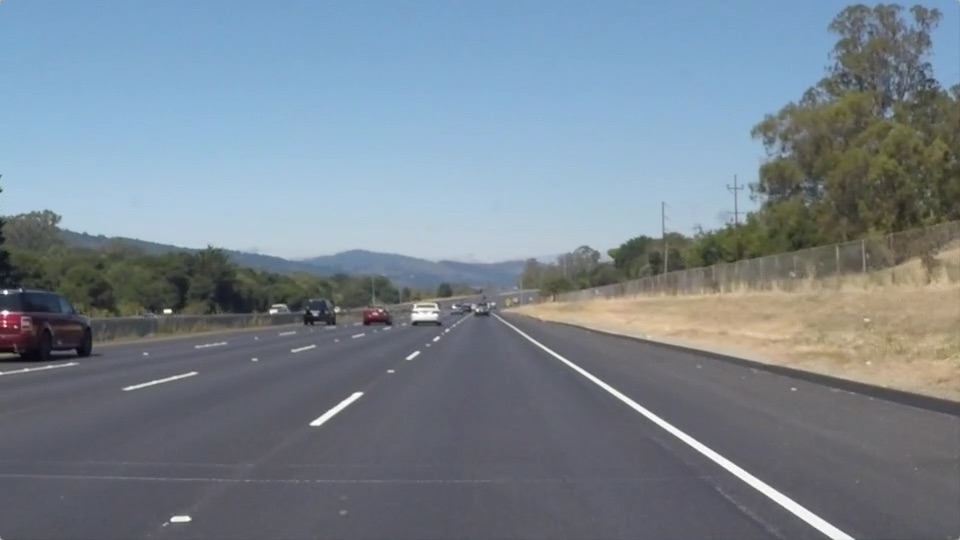
#> input picture test_images/solidWhiteRight.jpg, 960 x 540 px
$ jupyter execute --allow-errors P1.ipynb   (shell and % lines are left out)
#> lines starting #> are read from the running program, lines starting #| are printed output that depends on the picture; after the words box and inside, x2 and y2 are one past the last pixel; in counts of white or black regions, pixels touching at a corner belong together
# Self-Driving Car Engineer Nanodegree

## Project: **Finding Lane Lines on the Road**
***
In this project, you will use the tools you learned about in the lesson to identify lane lines on the road.  You can develop your pipeline on a series of individual images, and later apply the result to a video stream (really just a series of images). Check out the video clip "raw-lines-example.mp4" (also contained in this repository) to see what the output should look like after using the helper functions below.

Once you have a result that looks roughly like "raw-lines-example.mp4", you'll need to get creative and try to average and/or extrapolate the line segments you've detected to map out the full extent of the lane lines.  You can see an example of the result you're going for in the video "P1_example.mp4".  Ultimately, you would like to draw just one line for the left side of the lane, and one for the right.

In addition to implementing code, there is a brief writeup to complete. The writeup should be completed in a separate file, which can be either a markdown file or a pdf document. There is a [write up template](https://github.com/udacity/CarND-LaneLines-P1/blob/master/writeup_template.md) that can be used to guide the writing process. Completing both the code in the Ipython notebook and the writeup template will cover all of the [rubric points](https://review.udacity.com/#!/rubrics/322/view) for this project.

---
Let's have a look at our first image called 'test_images/solidWhiteRight.jpg'.  Run the 2 cells below (hit Shift-Enter or the "play" button above) to display the image.

**Note: If, at any point, you encounter frozen display windows or other confounding issues, you can always start again with a clean slate by going to the "Kernel" menu above and selecting "Restart & Clear Output".**

---

**The tools you have are color selection, region of interest selection, grayscaling, Gaussian smoothing, Canny Edge Detection and Hough Tranform line detection.  You  are also free to explore and try other techniques that were not presented in the lesson.  Your goal is piece together a pipeline to detect the line segments in the image, then average/extrapolate them and draw them onto the image for display (as below).  Once you have a working pipeline, try it out on the video stream below.**

---

<figure>

 <figcaption>
 <p></p>
 <p style="text-align: center;"> Your output should look something like this (above) after detecting line segments using the helper functions below </p>
 </figcaption>
</figure>
 <p></p>
<figure>

 <figcaption>
 <p></p>
 <p style="text-align: center;"> Your goal is to connect/average/extrapolate line segments to get output like this</p>
 </figcaption>
</figure>

**Run the cell below to import some packages.  If you get an `import error` for a package you've already installed, try changing your kernel (select the Kernel menu above --> Change Kernel).  Still have problems?  Try relaunching Jupyter Notebook from the terminal prompt.  Also, consult the forums for more troubleshooting tips.**

## Import Packages

[cell 1]
#importing some useful packages
import matplotlib.pyplot as plt
import matplotlib.image as mpimg
import numpy as np
import cv2

## Read in an Image

[cell 2]
#reading in an image
image = mpimg.imread('test_images/solidWhiteRight.jpg')
#> image is the input picture: shape (540, 960, 3); mean R, G, B 120.3, 132.6, 143.7

#printing out some stats and plotting
print('This image is:', type(image), 'with dimensions:', image.shape)
#| This image is: <class 'numpy.ndarray'> with dimensions: (540, 960, 3)
plt.imshow(image)  # if you wanted to show a single color channel image called 'gray', for example, call as plt.imshow(gray, cmap='gray')

## Ideas for Lane Detection Pipeline

**Some OpenCV functions (beyond those introduced in the lesson) that might be useful for this project are:**

`cv2.inRange()` for color selection
`cv2.fillPoly()` for regions selection
`cv2.line()` to draw lines on an image given endpoints
`cv2.addWeighted()` to coadd / overlay two images
`cv2.cvtColor()` to grayscale or change color
`cv2.imwrite()` to output images to file
`cv2.bitwise_and()` to apply a mask to an image

**Check out the OpenCV documentation to learn about these and discover even more awesome functionality!**

## Helper Functions

Below are some helper functions to help get you started. They should look familiar from the lesson!

[cell 3]
import math

def grayscale(img):
    """Applies the Grayscale transform
    This will return an image with only one color channel
    but NOTE: to see the returned image as grayscale
    (assuming your grayscaled image is called 'gray')
    you should call plt.imshow(gray, cmap='gray')"""
    return cv2.cvtColor(img, cv2.COLOR_RGB2GRAY)
    # Or use BGR2GRAY if you read an image with cv2.imread()
    # return cv2.cvtColor(img, cv2.COLOR_BGR2GRAY)

def canny(img, low_threshold, high_threshold):
    """Applies the Canny transform"""
    return cv2.Canny(img, low_threshold, high_threshold)

def gaussian_blur(img, kernel_size):
    """Applies a Gaussian Noise kernel"""
    return cv2.GaussianBlur(img, (kernel_size, kernel_size), 0)

def region_of_interest(img, vertices):
    """
    Applies an image mask.

    Only keeps the region of the image defined by the polygon
    formed from `vertices`. The rest of the image is set to black.
    `vertices` should be a numpy array of integer points.
    """
    #defining a blank mask to start with
    mask = np.zeros_like(img)

    #defining a 3 channel or 1 channel color to fill the mask with depending on the input image
    if len(img.shape) > 2:
        channel_count = img.shape[2]  # i.e. 3 or 4 depending on your image
        ignore_mask_color = (255,) * channel_count
    else:
        ignore_mask_color = 255

    #filling pixels inside the polygon defined by "vertices" with the fill color
    cv2.fillPoly(mask, vertices, ignore_mask_color)

    #returning the image only where mask pixels are nonzero
    masked_image = cv2.bitwise_and(img, mask)
    return masked_image


def draw_lines(img, lines, color=[255, 0, 0], thickness=8):
    """
    NOTE: this is the function you might want to use as a starting point once you want to
    average/extrapolate the line segments you detect to map out the full
    extent of the lane (going from the result shown in raw-lines-example.mp4
    to that shown in P1_example.mp4).

    Think about things like separating line segments by their
    slope ((y2-y1)/(x2-x1)) to decide which segments are part of the left
    line vs. the right line.  Then, you can average the position of each of
    the lines and extrapolate to the top and bottom of the lane.

    This function draws `lines` with `color` and `thickness`.
    Lines are drawn on the image inplace (mutates the image).
    If you want to make the lines semi-transparent, think about combining
    this function with the weighted_img() function below
    """
    right_slope = []
    left_slope = []
    right_center = []
    left_center = []

    for line in lines:
        for x1,y1,x2,y2 in line:
            """
            Calculate a slope and a center of the line.
            """
            slope = (y2-y1)/(x2-x1)
            center = [(x1+x2)/2, (y1+y2)/2]

            """
            Decide where to add the slope and center.
            If the slope is positive, add them to the right slope and center.
            If the slope is negative, add them to the left slope and center.
            """
            if (slope > 0):
                right_slope.append(slope)
                right_center.append(center)
            else:
                left_slope.append(slope)
                left_center.append(center)

    """
    Calculate the average of slopes for right lines and left lines
    """
    right_average_slope = np.sum(right_slope)/len(right_slope)
    left_average_slope = np.sum(left_slope)/len(left_slope)

    #print("right_average_slope = ", right_average_slope)
    #print("left_average_slope = ", left_average_slope)

    """
    Calculate the average center for right lines and left lines
    """
    right_average_center = np.divide(np.sum(right_center,axis=0), len(right_center))
    left_average_center = np.divide(np.sum(left_center,axis=0), len(left_center))

    #print("right_average_center = ", right_average_center)
    #print("left_average_center = ", left_average_center)

    imshape = img.shape
    height = imshape[0]
    height_of_interest = int(round(imshape[0]*.58))

    """
    Calculate (x1,y1) and (x2, y2) for the left lane
    """
    l_y1 = height
    l_m = left_average_slope
    l_x = left_average_center[0]
    l_y = left_average_center[1]
    l_x1 = int(round(l_x - ((l_y - l_y1) / l_m)))

    l_y2 = height_of_interest
    l_x2 = int(round(l_x + ((l_y2 - l_y) / l_m)))

    cv2.line(img, (l_x1, l_y1), (l_x2, l_y2), color, thickness)

    """
    Calculate (x1,y1) and (x2, y2) for the right lane
    """
    r_y1 = height
    r_m = right_average_slope
    r_x = right_average_center[0]
    r_y = right_average_center[1]
    r_x1 = int(round(r_x + ((r_y1 - r_y) / r_m)))

    r_y2 = height_of_interest
    r_x2 = int(round(r_x - ((r_y - r_y2) / r_m)))

    cv2.line(img, (r_x1, r_y1), (r_x2, r_y2), color, thickness)

def hough_lines(img, rho, theta, threshold, min_line_len, max_line_gap):
    """
    `img` should be the output of a Canny transform.

    Returns an image with hough lines drawn.
    """
    lines = cv2.HoughLinesP(img, rho, theta, threshold, np.array([]), minLineLength=min_line_len, maxLineGap=max_line_gap)
    line_img = np.zeros((img.shape[0], img.shape[1], 3), dtype=np.uint8)
    draw_lines(line_img, lines)
    return line_img

# Python 3 has support for cool math symbols.

def weighted_img(img, initial_img, α=0.8, β=1., γ=0.):
    """
    `img` is the output of the hough_lines(), An image with lines drawn on it.
    Should be a blank image (all black) with lines drawn on it.

    `initial_img` should be the image before any processing.

    The result image is computed as follows:

    initial_img * α + img * β + γ
    NOTE: initial_img and img must be the same shape!
    """
    return cv2.addWeighted(initial_img, α, img, β, γ)

## Test Images

Build your pipeline to work on the images in the directory "test_images"
**You should make sure your pipeline works well on these images before you try the videos.**

[cell 4]
import os
os.listdir("test_images/")

## Build a Lane Finding Pipeline

Build the pipeline and run your solution on all test_images. Make copies into the `test_images_output` directory, and you can use the images in your writeup report.

Try tuning the various parameters, especially the low and high Canny thresholds as well as the Hough lines parameters.

[cell 5]
# TODO: Build your pipeline that will draw lane lines on the test_images
# then save them to the test_images_output directory.
import os
files = os.listdir("test_images/")

for file in files:
    if file[0:6] != "output":
        img = mpimg.imread("test_images/"+file)
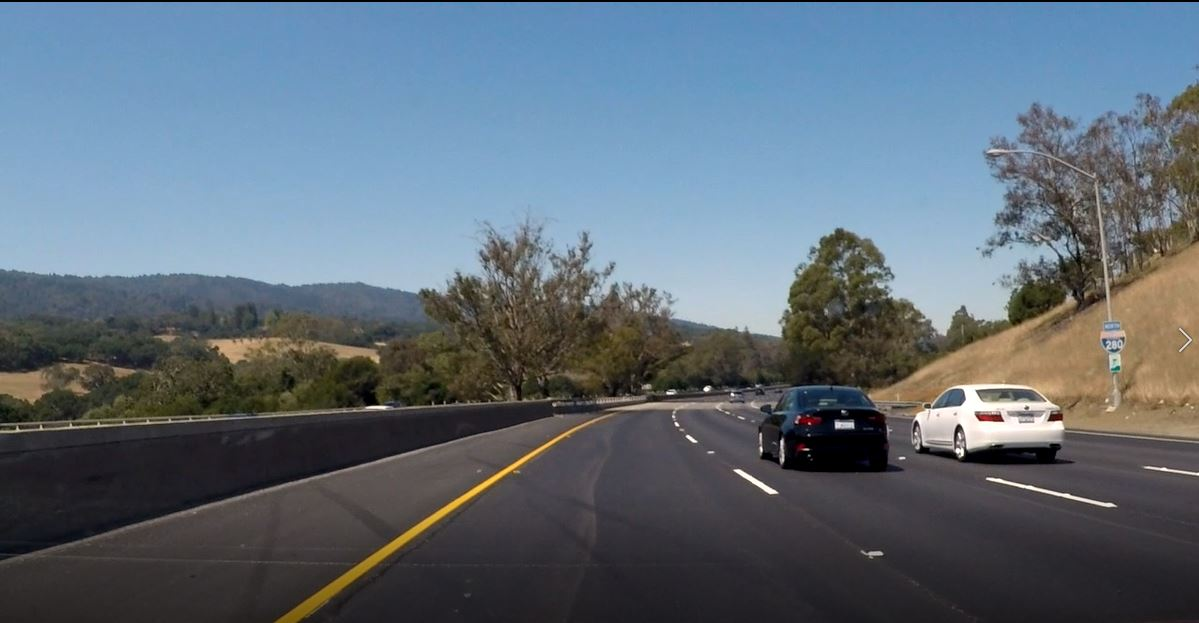
#> input picture test_images/ch.jpg, 1199 x 623 px
#> img is the input picture: shape (623, 1199, 3); mean R, G, B 95.7, 108.6, 120.2
        gray = grayscale(img)
        gray = gaussian_blur(gray,3)
        edges = canny(gray, 50, 150)

        imshape = img.shape
        verticles = np.array([[(.51*imshape[1], imshape[0]*.58), (.49*imshape[1],imshape[0]*.58), (0, imshape[0]), (imshape[1], imshape[0])]], dtype=np.int32)
        target = region_of_interest(edges,verticles)
#> in region_of_interest, `masked_image = cv2.bitwise_and(img, mask)`:
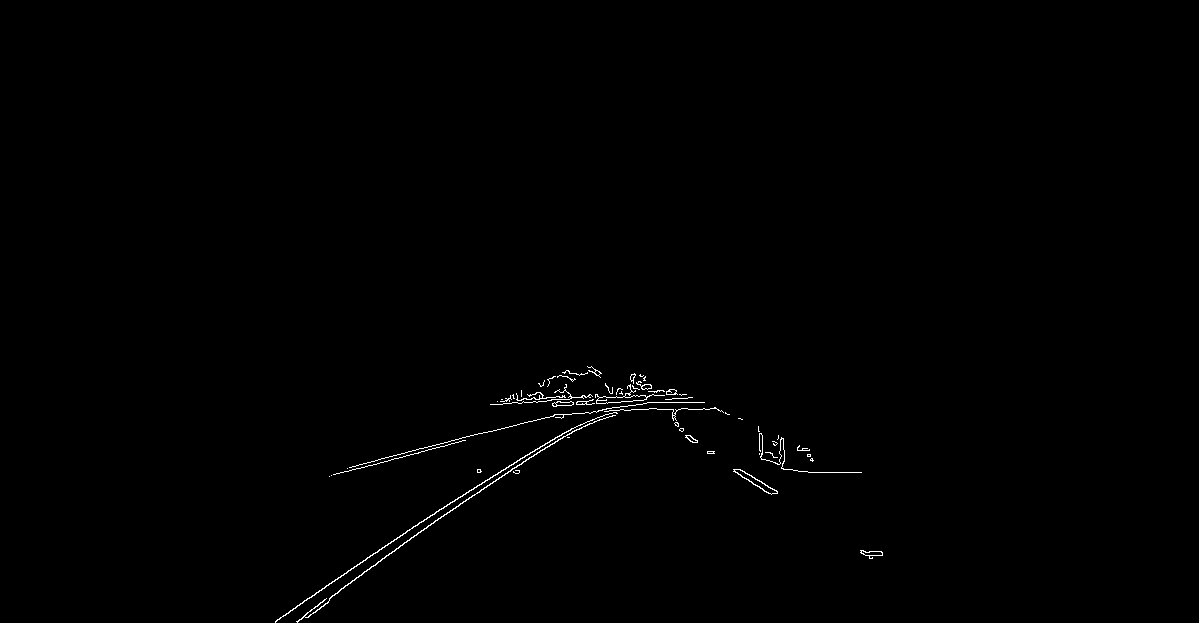
#> masked_image: shape (623, 1199); 0.44% white in thin lines or dots, all inside (x1, y1, x2, y2) = (275, 366, 883, 623)

        rho = 1
        theta = np.pi/180
        threshold = 35
        min_line_len = 5
        max_line_gap = 2

        lines = hough_lines(target, rho, theta, threshold, min_line_len, max_line_gap)
#> in hough_lines, `lines = cv2.HoughLinesP(img, rho, theta, threshold, np.array([]), minL..`: lines = 78 rows, first 6: [498, 479, 542, 449], [276, 620, 458, 497], [465, 501, 519, 464], [481, 433, 554, 415], [505, 469, 525, 455], [539, 448, 557, 436]
#> the loop in draw_lines, `for line in lines:` made 78 passes
#> after the loop in draw_lines, `for line in lines:`: left_center = 61 pairs, first value 309.5 to 834.5, second value 388 to 611; left_slope = 61 values, max 0 at index 10, min -0.741 at index 16, mean -0.277; right_center = [[755, 478.5], [663, 409], [744.5, 477.5], [689, 439.5], [580, 403.5], [768, 486], [756, 485], [595.5, 373.5], [679, 427.5], [624.5, 409.5], [534.5, 398.5], [562.5, 401.5], [805.5, 449.5], [866, 555], [693.5, 438.5], [508, 398.5], [780.5, 438.5]]; right_slope = [0.633, 0.0714, 0.714, 0.625, 0.0714, 0.667, 0.7, 0.714, 0.625, 0.111, 0.143, 0.0909, 0.143, 0.6, 1, 0.167, 0.2]
#> in draw_lines, `right_average_slope = np.sum(right_slope)/len(right_slope)`: right_average_slope = 0.428
#> in draw_lines, `left_average_slope = np.sum(left_slope)/len(left_slope)`: left_average_slope = -0.277
#> in draw_lines, `right_average_center = np.divide(np.sum(right_center,axis=0), len(righ..`: right_average_center = [682.6, 439.4]
#> in draw_lines, `left_average_center = np.divide(np.sum(left_center,axis=0), len(left_c..`: left_average_center = [549.6, 439.6]
#> in draw_lines, `l_m = left_average_slope`: l_m = -0.277
#> in draw_lines, `l_x = left_average_center[0]`: l_x = 549.6
#> in draw_lines, `l_y = left_average_center[1]`: l_y = 439.6
#> in draw_lines, `l_x1 = int(round(l_x - ((l_y - l_y1) / l_m)))`: l_x1 = -113
#> in draw_lines, `l_x2 = int(round(l_x + ((l_y2 - l_y) / l_m)))`: l_x2 = 834
#> in draw_lines, `r_m = right_average_slope`: r_m = 0.428
#> in draw_lines, `r_x = right_average_center[0]`: r_x = 682.6
#> in draw_lines, `r_y = right_average_center[1]`: r_y = 439.4
#> in draw_lines, `r_x1 = int(round(r_x + ((r_y1 - r_y) / r_m)))`: r_x1 = 1112
#> in draw_lines, `r_x2 = int(round(r_x - ((r_y - r_y2) / r_m)))`: r_x2 = 500

        result = weighted_img(lines, img)
#> in weighted_img, `return cv2.addWeighted(initial_img, α, img, β, γ)`:
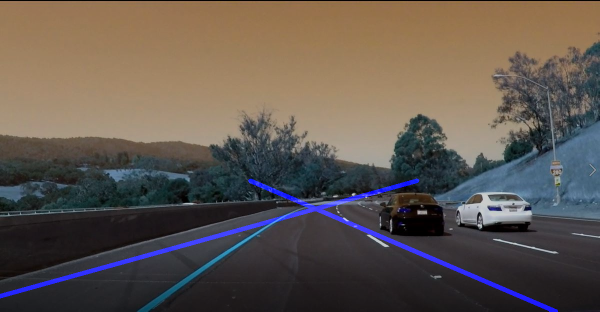
#> returned value: shape (623, 1199, 3) (shown at 1/2 size); mean of channels 0, 1, 2 80.2, 86.9, 96.1; drawn as B, G, R

        plt.imshow(result, cmap="gray")

        r,g,b = cv2.split(result)
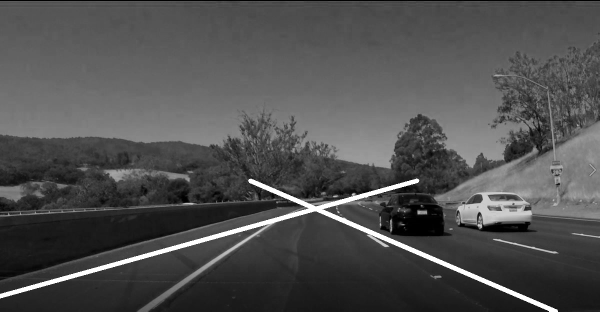
#> r: shape (623, 1199) (shown at 1/2 size); min 0, max 255, mean 80.2
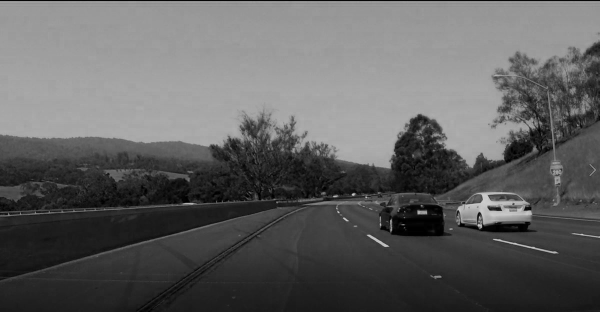
#> b: shape (623, 1199) (shown at 1/2 size); min 0, max 204, mean 96.1
        result = cv2.merge((b,g,r))

        cv2.imwrite("test_images/output_"+file, result)
#> pass 2 of the loop `for file in files:`:
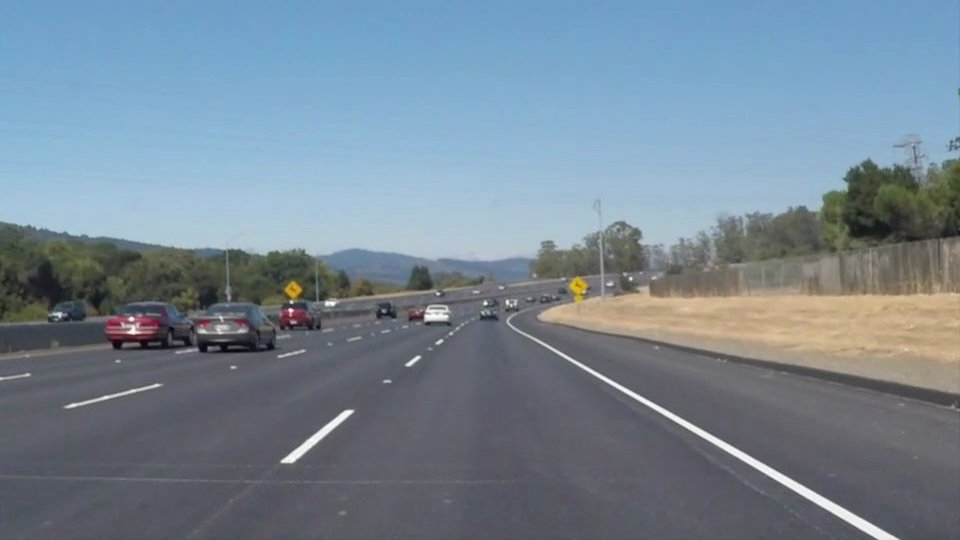
#> input picture test_images/solidWhiteCurve.jpg, 960 x 540 px
#> img is the input picture: shape (540, 960, 3); mean R, G, B 118.5, 134.5, 148.1
#> in region_of_interest (call 2), `masked_image = cv2.bitwise_and(img, mask)`:
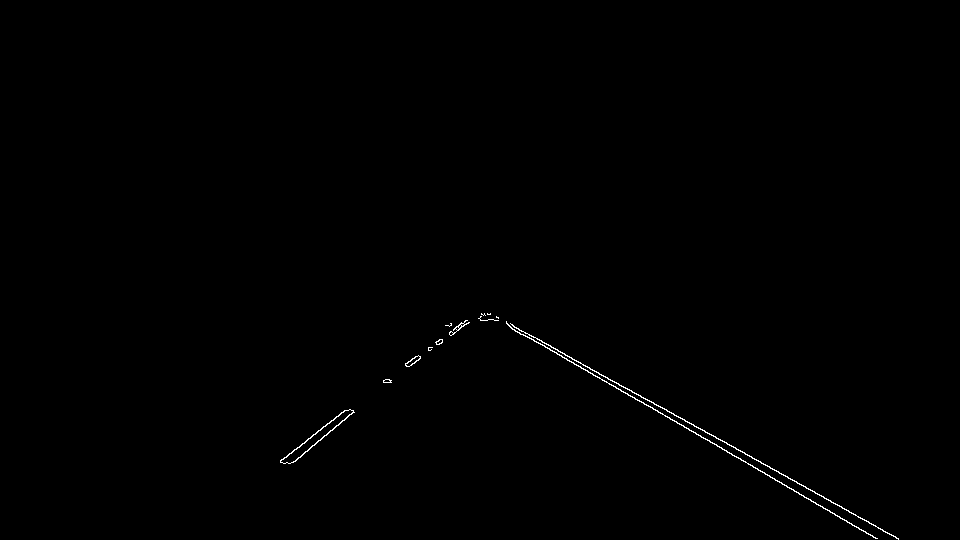
#> masked_image: shape (540, 960); 0.32% white in thin lines or dots, all inside (x1, y1, x2, y2) = (280, 313, 899, 540)
#> the loop in draw_lines (call 2), `for line in lines:` made 12 passes
#> line on passes 1 to 4: [[523, 331, 898, 538]], [[523, 334, 877, 538]], [[292, 462, 353, 411]], [[405, 365, 418, 355]]
#> r: shape (540, 960)
#> g: shape (540, 960)
#> `r,g,b = cv2.split(result)`:
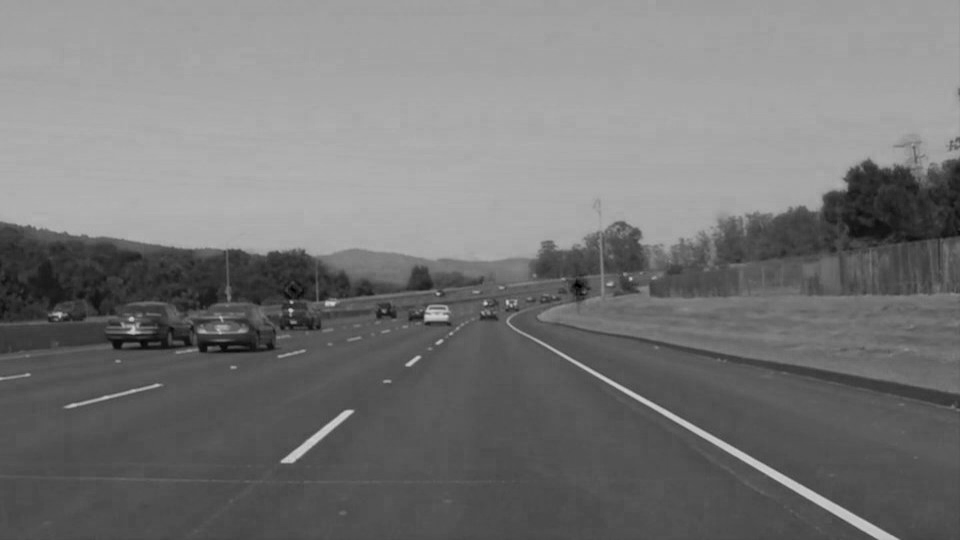
#> b: shape (540, 960); min 0, max 204, mean 118.5
#> result: shape (540, 960, 3)
